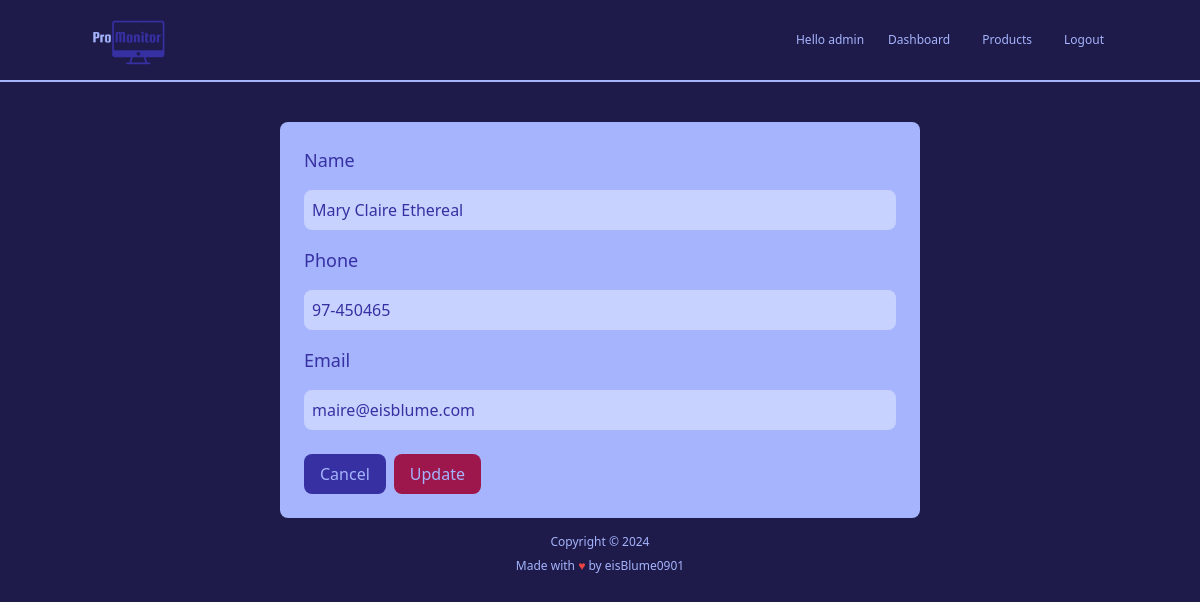
The page /update_customer/1/ (signed in) on the database its author committed.
### accounts/models.py (models this page shows, shortened)
class Customer(models.Model):
    name = models.CharField(max_length=200, null=True)
    phone = models.CharField(max_length=200, null=True)
    email = models.EmailField(max_length=200, null=True)
    date_created = models.DateTimeField(auto_now_add=True, null=True)

### accounts/views.py (the view, shortened to what this page needs)
# urls.py: path('update_customer/<str:pk>/', views.updateCustomer, name="update_customer"),
@login_required(login_url='login')
def updateCustomer(request, pk):
    customer = get_object_or_404(Customer, id=pk)
    form = CustomerForm(instance=customer)
    return render(request, 'forms/customer_form.html', {'form': form})

### accounts/forms.py
class CustomerForm(ModelForm):
    class Meta:
        model = Customer
        fields = '__all__'
        exclude = ['date_created']

### templates/forms/customer_form.html (shortened to what this page needs)
{% extends 'main.html' %}
{% block content %}
{% include 'partials/_home_navbar.html' %}
<form method="POST" class="max-w-screen-sm mx-auto mt-10 max-h-full bg-indigo-300 text-indigo-800 p-6 rounded-lg">
    <div class="flex flex-col gap-4">
        <div class="text-lg text-indigo-800 font-medium">
            {{ form.name.label }}
        </div>
        <div class="w-full">
            {{ form.name }}
        </div>
        <div class="text-lg text-indigo-800 font-medium">
            {{ form.phone.label }}
        </div>
        <div>
            {{ form.phone }}
        </div>
        <div class="text-lg text-indigo-800 font-medium">
            {{ form.email.label }}
        </div>
        <div>
            {{ form.email }}
        </div>
    </div>
    <div class="flex flex-row gap-2 mt-6 w-full items-center">
        <button type="Submit" name="Cancel" class="bg-indigo-800 text-indigo-300 px-4 py-2 rounded-lg hover:bg-indigo-200 hover:text-indigo-800">Cancel</button>
        <button type="Submit" name="Confirm" class="font-medium bg-pink-800 text-indigo-300 rounded-lg px-4 py-2 hover:bg-pink-300 hover:text-indigo-800">Update</button>
    </div>
</form>
{% endblock %}

### templates/partials/_home_navbar.html
{% load static %}
<nav class="bg-indigo-950 border-b-2 border-b-indigo-300">
    <div class="flex flex-wrap justify-between mx-auto items-center max-w-screen-lg">
        <a href="{% url 'home' %}">
            <img src="{% static 'images/ProMonitor_logo.png' %}" alt="ProMonitor Logo" class="w-20">
        </a>
        <div class="flex gap-4 items-center">
            <span class="text-indigo-300 font-medium text-xs">Hello {{request.user}}</span>
            <a href="{% url 'home' %}" class="text-indigo-300 text-xs px-2 py-1 font-medium hover:rounded-md hover:bg-indigo-200 hover:text-indigo-800">Dashboard</a>
            <a href="{% url 'products' %}" class="text-indigo-300 text-xs px-2 py-1 font-medium hover:rounded-md hover:bg-indigo-200 hover:text-indigo-800">Products</a>
            <a href="{% url 'logout' %}" class="text-indigo-300 text-xs px-2 py-1 font-medium hover:rounded-md hover:bg-indigo-200 hover:text-indigo-800">Logout</a>
        </div>
    </div>
</nav>

### rows shown on the page
Customer: name "Mary Claire Ethereal", phone "97-450465", email "maire@eisblume.com"

### other values the page prints
{{ request.user }} "admin"
